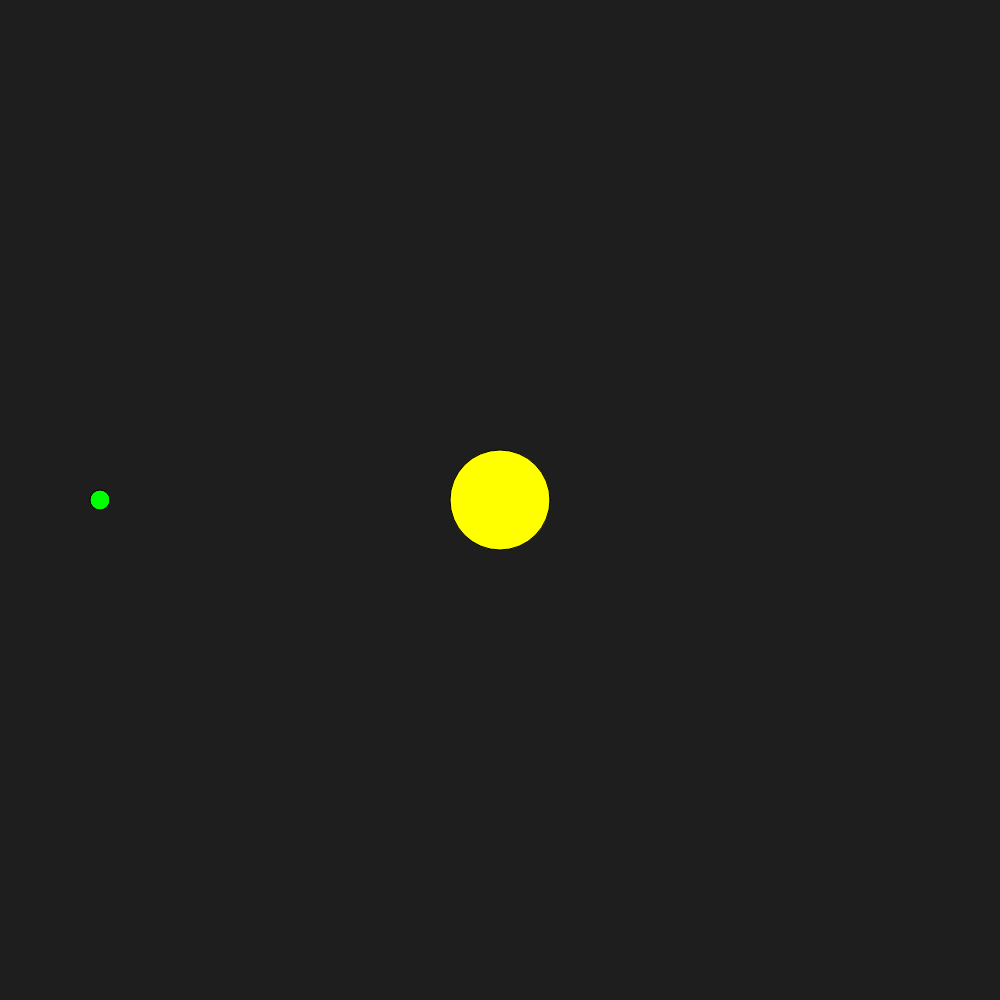
Frame 1 (no input)
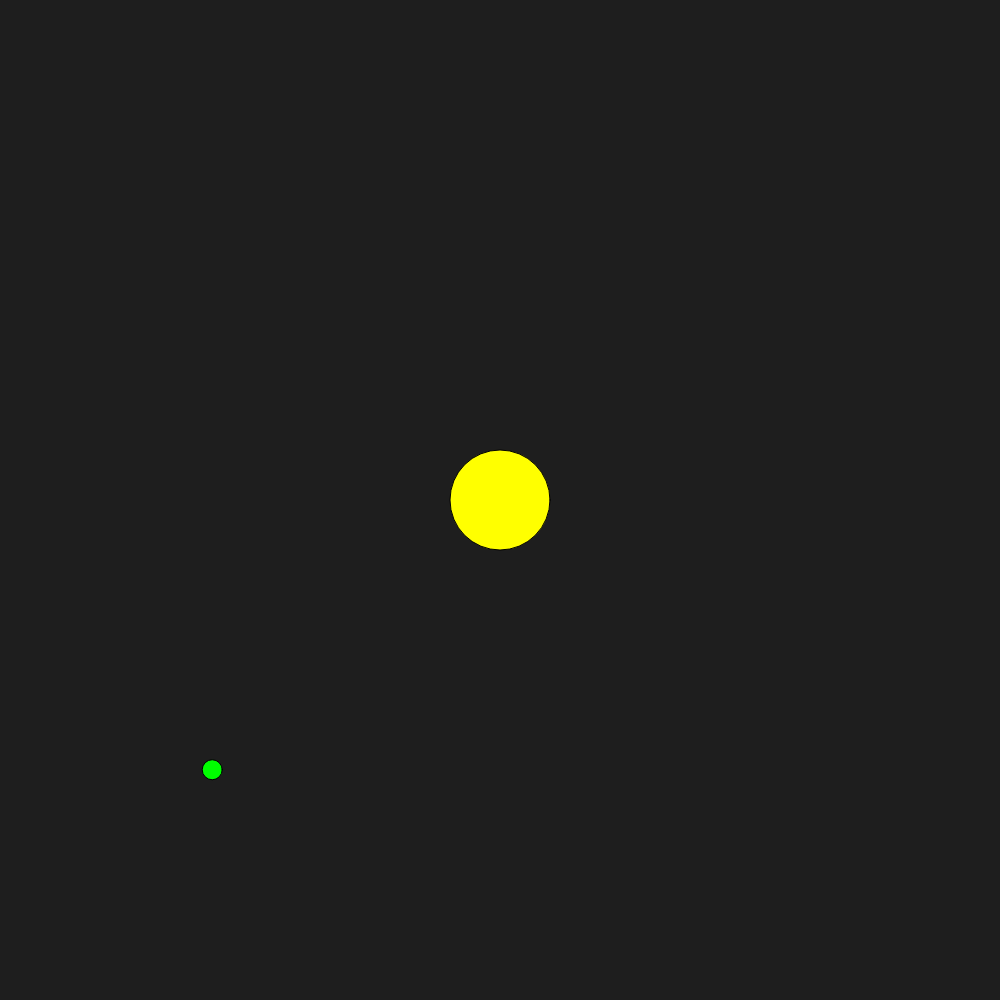
Frame 60 (no input)
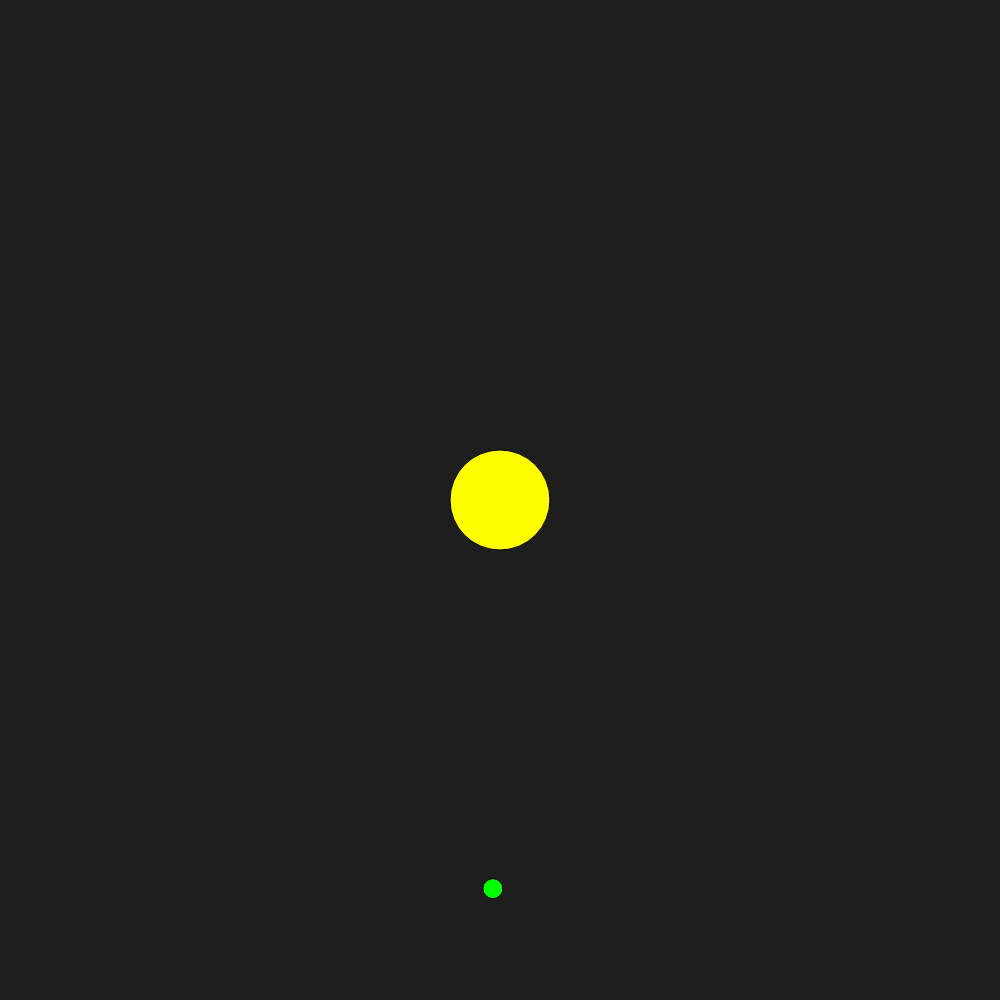
Frame 120 (the mouse pressed at the canvas centre since frame 60)

The p5.js sketch that drew these frames (run headless with seeded random() and noise() and a simulated clock; from frame 60 on, the mouse is pressed at the canvas centre):

// p5.js sketch
// ── sketch.js



function setup() {
    createCanvas(1000, 1000);
    sunLocation = createVector(500,500);
    earthLocation = createVector(sunLocation.x-400,sunLocation.y);
    //frameRate(1);
  }
  
  
  function draw() {
    background(30);
    fill(255, 255, 0);
    circle(sunLocation.x,sunLocation.y,100);
    
    fill(0,255,0);
    circle(earthLocation.x,earthLocation.y,20);

    let G = 2000;
    let m1 = 10;
    let m2 = 1;
    r = p5.Vector.sub(sunLocation,earthLocation)
    forceGravity = G*(m1*m2)/pow((r).mag(),2);
    rUnit = p5.Vector.normalize(r);

    if(r.mag() > 30){
      earthLocation.x += (rUnit.x)*forceGravity;
      earthLocation.y += (rUnit.y)*forceGravity;
    }
    else{
      earthLocation.x = random(0,500);
      earthLocation.y = random(0,500);
      return;
    }
    
    rUnit.rotate(HALF_PI);
    let initialV = forceGravity*40;
    earthLocation.x += (rUnit.x)*initialV;
    earthLocation.y += (rUnit.y)*initialV;
    
    
    
   
  }
